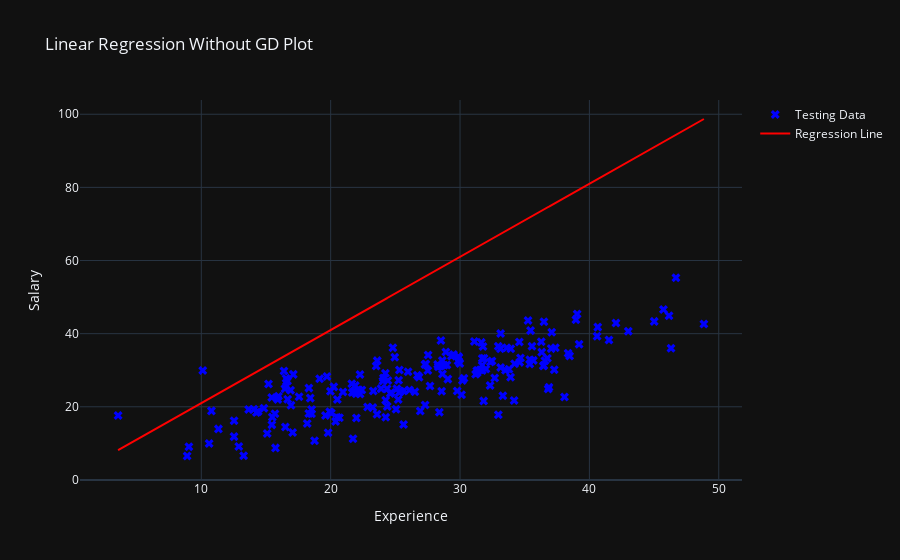

Notebook cell for this chart:
### Markdown cell above
Below is a visualization of best-fit linear relationship according to our model. It has a nested function ***build_figure*** that accepts 4 parameters: 
- *x_obj*: the x-coordinate data of the testing data
- *y_obj*: the y-coordinate data of the testing data
- *x_reg*: the x-coordinate data of the regression line
- *y_reg*: the y-coordinate data of the regression line

After that ***plot_points*** and ***plot_line*** functions are used to create traces for testing data points and the regression line.
Then we return a ***go.Figure*** object with the specified data and layout.

### Code cell
def linear_regression_without_gd_plot(X, Y, linear_regression_values):
    def build_figure(x_obj, y_obj, x_reg, y_reg):
        return go.Figure(
            data=[plot_points(x_obj, y_obj, 'blue', 'x', 'Testing Data'),
                  plot_line(x_reg, y_reg, 'red', 'Regression Line')],
            layout=get_layout('Linear Regression Without GD Plot', 'Experience', 'Salary'))

    figure = build_figure(X, Y, X, linear_regression_values)
    figure.show()


#Plotting linear regression without Gradient Descent
linear_regression_without_gd_plot(X, Y, linear_regression_values)

### Figure 1 — Plotly figure (JSON) as saved in the notebook; plotly's stock layout.template omitted (floating-point values rounded to 4 significant figures; data arrays with more than 128 entries replaced by an {"elided": "..."} marker saying what was removed)
{"data": [{"marker": {"color": "blue", "size": 8, "symbol": "x"}, "mode": "markers", "name": "Testing Data", "x": {"elided": "200 float values"}, "y": {"elided": "200 float values"}, "type": "scatter"}, {"line": {"color": "red"}, "mode": "lines", "name": "Regression Line", "x": {"elided": "200 float values"}, "y": {"elided": "200 float values"}, "type": "scatter"}], "layout": {"hovermode": "closest", "showlegend": true, "title": {"text": "Linear Regression Without GD Plot"}, "xaxis": {"title": {"text": "Experience"}}, "yaxis": {"title": {"text": "Salary"}}}}
